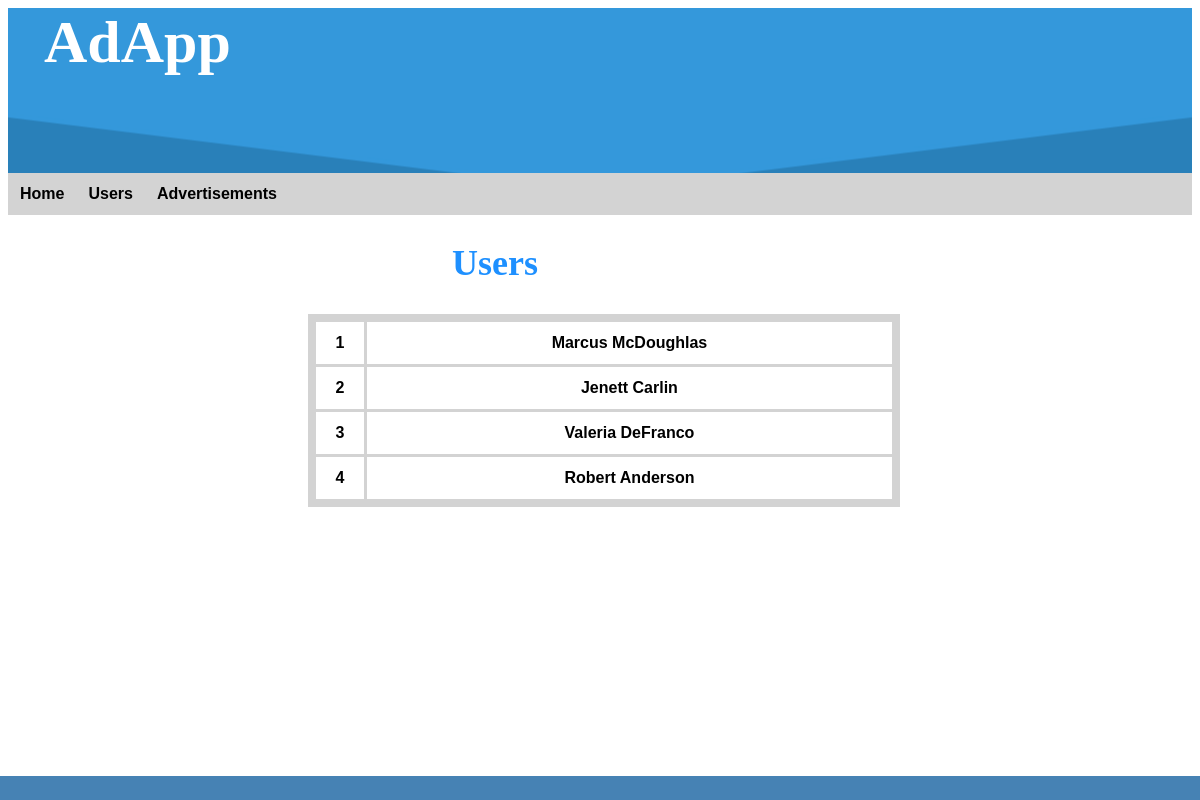
Page /index.php?users on the committed database.
### tables this page shows
CREATE TABLE `users` (
  `id` int(11) NOT NULL,
  `name` varchar(200) NOT NULL
);

### classes/dbc.class.php (called while the page is built)
<?php
class Dbc{
    private $host="localhost";
    private $user="root";
    private $password="";
    private $dbName="usadv";
    protected function connect(){
        $dataSource = 'mysql:host='.$this->host.';dbname='.$this->dbName;
        $pdo = new PDO($dataSource,$this->user,$this->password);
        $pdo->setAttribute(PDO::ATTR_DEFAULT_FETCH_MODE, PDO::FETCH_ASSOC);
        return $pdo;
    }
}

### classes/usersmodel.class.php (called while the page is built)
<?php
    class UsersModel extends Dbc{
        public function getUsers(){
            $sql ="SELECT * FROM users";
            $statement = $this->connect()->prepare($sql);
            $statement->execute();
            $results = $statement->fetchAll();
            return $results;
        }
    }

### classes/usersview.class.php (the view)
<?php
    class UsersView extends UsersModel{
         function showUsers(){
            $results = $this->getUsers();
            echo "<h2>Users</h2>";
            echo "<table>";
            foreach($results as $row){
                echo "<tr>";
                foreach($row as $column){
                    echo "<th>".$column."</th>";
                }
                echo "</tr>";
            }
            echo "</table>";
        }
    }

### index.css (style rules this page uses)
html { padding:0; margin:0; background-color:none; }
table { border-collapse:collapse; font-family: "Trebuchet MS", Arial, Helvetica, sans-serif; border:8px solid lightgrey; width: 100%; border-radius:3%; background-color:none; }
h2 { font-size:3vw; position:relative; left:12vw; color:#1E90FF; }
th { padding-top:12px; border: 3px solid lightgray; border-radius:5%; color:black; background-color: white; padding-bottom: 12px; text-align:left; text-align:center; }

### rows in the picture
users: id "1", name "Marcus McDoughlas"
users: id "2", name "Jenett Carlin"
users: id "3", name "Valeria DeFranco"
users: id "4", name "Robert Anderson"
